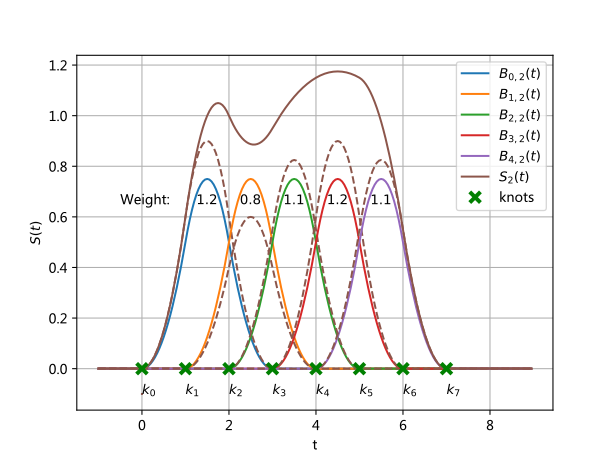

Reproduce this figure in Python.
import matplotlib.pyplot as plt
import os
import numpy as np
from fast_basis import *

if __name__ == "__main__":
    np.set_printoptions(precision=5, linewidth=np.inf)
    resolution = 200
    t = np.linspace(-1, 9, resolution, endpoint=False)
    degree = 2
    knot_vector = np.linspace(0, 7, 8)
    sb = scopeBound(knot_vector, t, degree)

    b2 = basisMat(knot_vector, t, degree)
    cp = np.array([1.2,0.8,1.1,1.2,1.1])
    sp = cp.dot(b2)
    plt.grid(1)
    
    plt.xlabel('t')
    plt.ylabel(r'$S(t)$')
    for i in range(len(knot_vector) ):
        if i < len(knot_vector) - 3:
            plt.plot(t, b2[i] , '-', label=r'$B_{%d,2}(t)$'%(i))
            plt.plot(t, b2[i]* cp[i], '--C5', alpha=1)
            plt.annotate(r'${}$'.format(cp[i]), xy=(i + 1.25, 0.65))
        plt.annotate(r'$k_{}$'.format(i), xy=(i, -0.1))
    plt.plot(t, sp, 'C5', label=r'$S_2(t)$')
    plt.plot(knot_vector, [0] * len(knot_vector), 'gx', markersize=8, markeredgewidth=3, label='knots')
    plt.annotate('Weight:', xy=(-0.5, 0.65))
    plt.plot(0, -0.1)
    plt.legend()
    fig = plt.gcf()
    fig.savefig('__pycache__/{}.svg'.format(os.path.splitext(__file__)[0]))
    plt.show()
    
